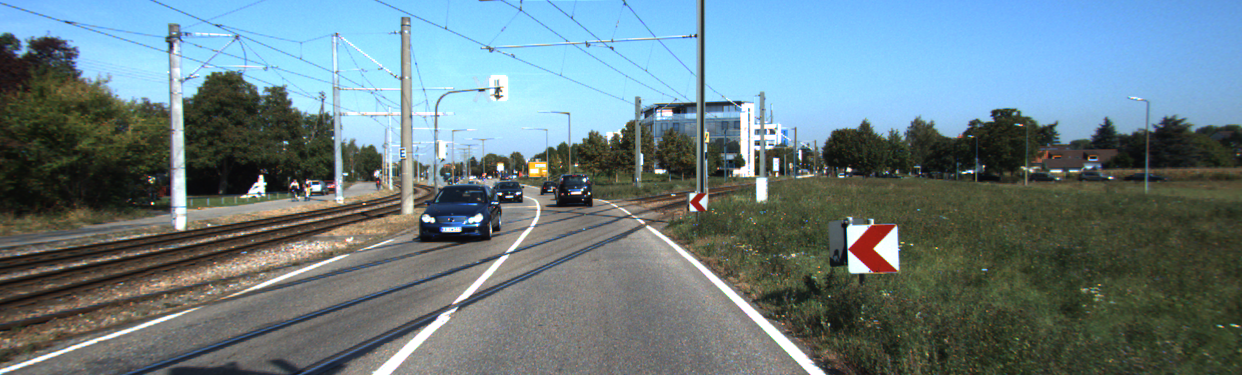
#> input picture dataset_examples/um_000003.png, 1242 x 375 px
$ python -i contour.py   (imports and definitions only)
#> lines starting #> are read from the running program, lines starting #| are printed output that depends on the picture; after the words box and inside, x2 and y2 are one past the last pixel; in counts of white or black regions, pixels touching at a corner belong together
import cv2
import numpy as np


# Minimum area that a contour must have
AREA_THRESH = 10


def find_contours(image):
    """
    Find contours in canny edged image
    :param image: Input image
    :return: Contours array and corresponding image
    """
    # Perform contour detection
    contours, _ = cv2.findContours(image, cv2.RETR_EXTERNAL, cv2.CHAIN_APPROX_NONE)
    cont_image = np.zeros([image.shape[0], image.shape[1], 3])

    approximated_contours = []
    # Approximate each contour by a simpler shape
    for contour in contours:
        # Filter out small contours
        if cv2.contourArea(contour) < AREA_THRESH:
            continue

        epsilon = 0.01 * cv2.arcLength(contour, True)
        # Approximate by a polygon and force it to be convex
        approximated_contour = cv2.approxPolyDP(contour, epsilon, True)
        convex_contour = cv2.convexHull(approximated_contour)
        approximated_contours.append(convex_contour)
        cv2.drawContours(cont_image, [convex_contour], -1, (0, 255, 0), 1)

    return contours, cont_image

>>> import cv2
>>> picture = cv2.imread('dataset_examples/um_000003.png', cv2.IMREAD_GRAYSCALE)
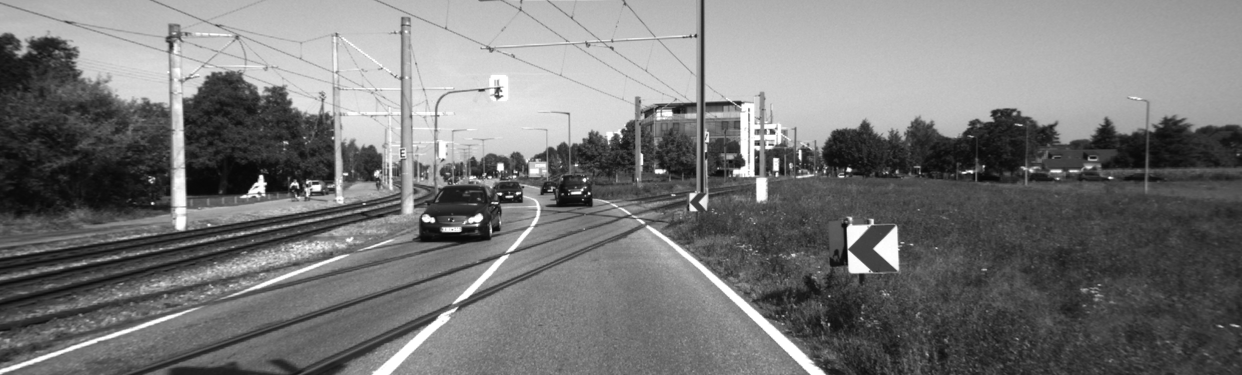
#> picture: shape (375, 1242); min 7, max 255, mean 118.9
>>> result = find_contours(picture)
#> in find_contours, `contours, _ = cv2.findContours(image, cv2.RETR_EXTERNAL, cv2.CHAIN_APP..`: contours = 1 contour; box (x1, y1, x2, y2) and area: (0, 0, 1242, 375) 464134
#> the loop in find_contours, `for contour in contours:` made 1 pass
#> (epsilon, approximated_contour, convex_contour) on pass 1: (32.3, [[0, 0], [0, 374], [1241, 374], [1241, 0]], [[1241, 0], [1241, 374], [0, 374], [0, 0]])
#> after the loop in find_contours, `for contour in contours:`:
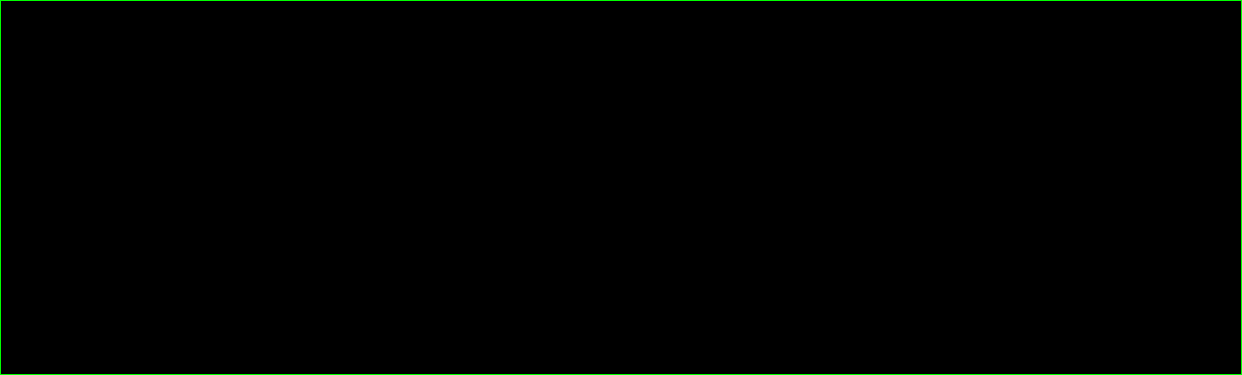
#> cont_image: shape (375, 1242, 3) float64; mean of channels 0, 1, 2 0, 1.8, 0; drawn as B, G, R
#> after the loop in find_contours, `for contour in contours:`: approximated_contours = [[[1241, 0], [1241, 374], [0, 374], [0, 0]]]

$ run again, on dataset_examples/um_000029.png
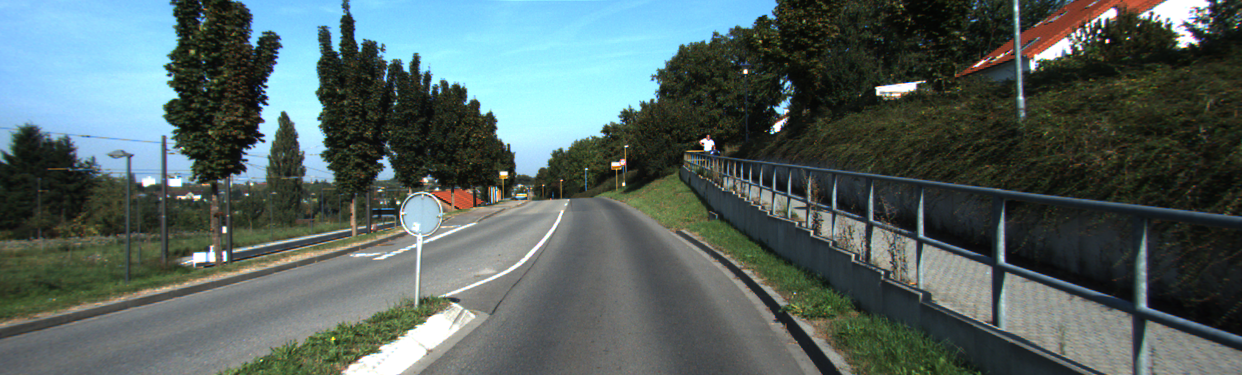
#> input picture dataset_examples/um_000029.png, 1242 x 375 px
#> `picture = cv2.imread('dataset_examples/um_000003.png', cv2.IMREAD_GRAY..`:
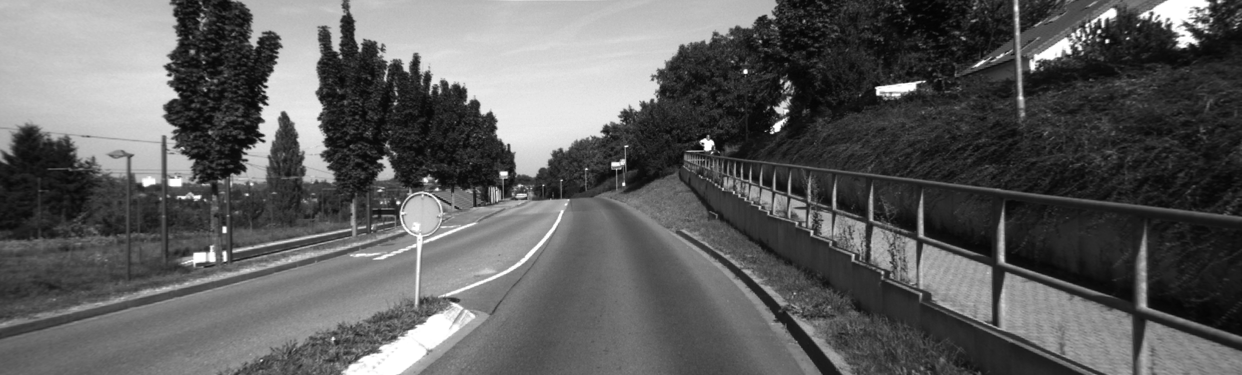
#> picture: shape (375, 1242); min 3, max 255, mean 94.3
#> contours = 1 contour; box (x1, y1, x2, y2) and area: (0, 0, 1242, 375) 464134
#> the loop in find_contours, `for contour in contours:` made 1 pass
#> (epsilon, approximated_contour, convex_contour) on pass 1: (32.3, [[0, 0], [0, 374], [1241, 374], [1241, 0]], [[1241, 0], [1241, 374], [0, 374], [0, 0]])
#> after the loop in find_contours, `for contour in contours:`: approximated_contours = [[[1241, 0], [1241, 374], [0, 374], [0, 0]]]

$ run again, on dataset_examples/um_000052.png
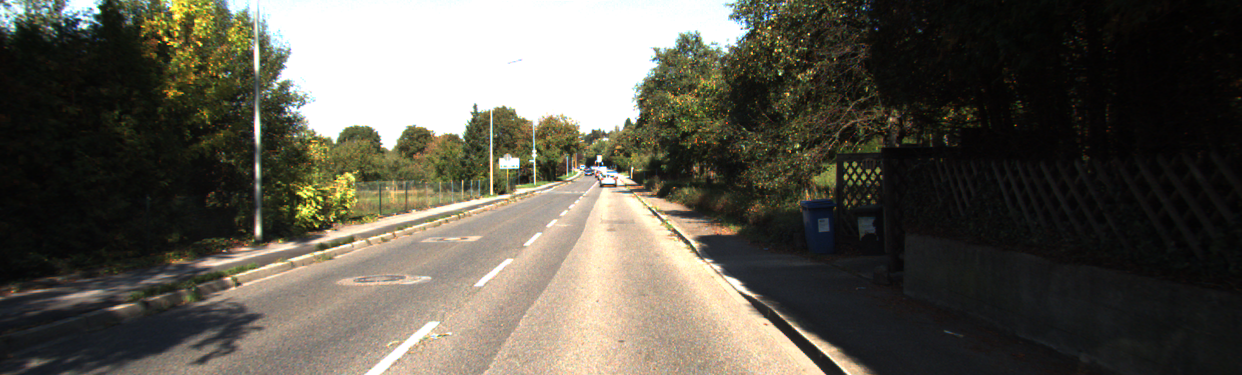
#> input picture dataset_examples/um_000052.png, 1242 x 375 px
#> `picture = cv2.imread('dataset_examples/um_000003.png', cv2.IMREAD_GRAY..`:
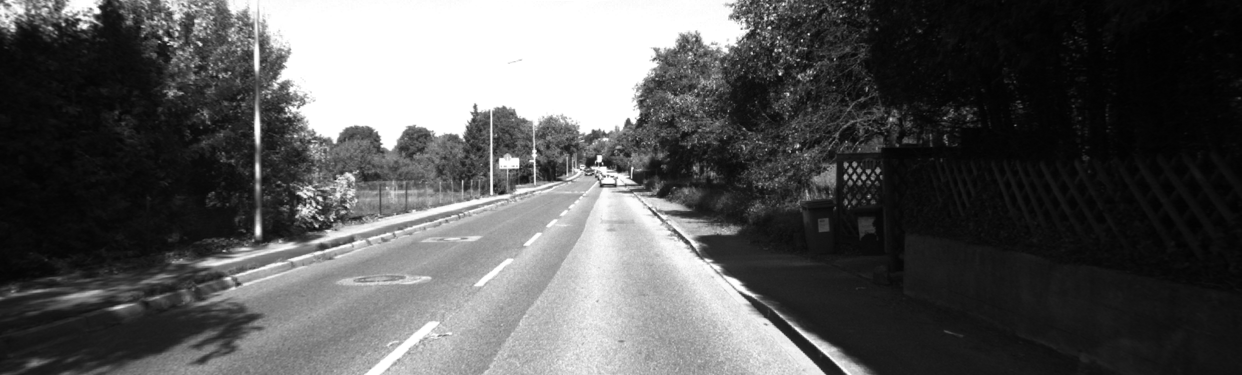
#> picture: shape (375, 1242); min 0, max 255, mean 87.6
#> contours = 1 contour; box (x1, y1, x2, y2) and area: (0, 0, 1242, 375) 464134
#> the loop in find_contours, `for contour in contours:` made 1 pass
#> (epsilon, approximated_contour, convex_contour) on pass 1: (32.3, [[0, 0], [0, 374], [1241, 374], [1241, 0]], [[1241, 0], [1241, 374], [0, 374], [0, 0]])
#> after the loop in find_contours, `for contour in contours:`: approximated_contours = [[[1241, 0], [1241, 374], [0, 374], [0, 0]]]
